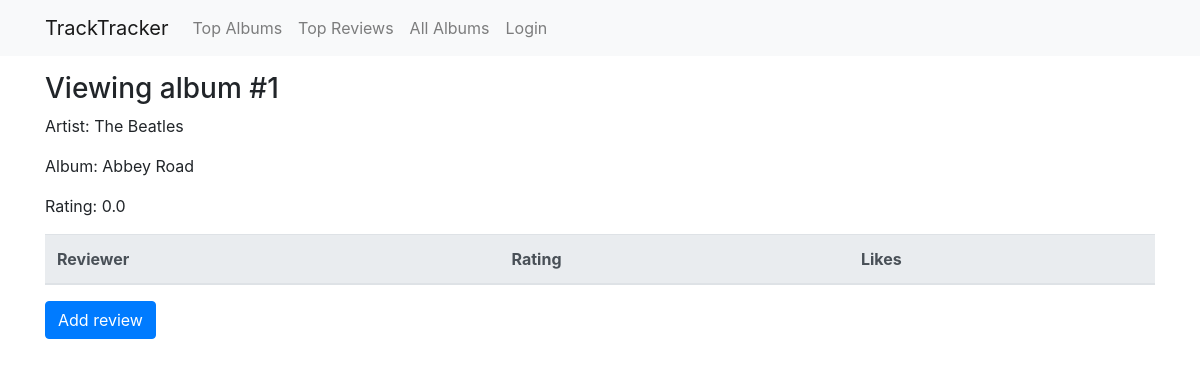
The app's page /album?id=1 with its own data.
### app/models.py (models this page shows, shortened)
class Album(db.Model):
    id = db.Column(db.Integer, primary_key=True)
    artist_id = db.Column(db.Integer, db.ForeignKey('artist.id'))
    name = db.Column(db.String(256), index=True)
    released = db.Column(db.Date)
    rating = db.Column(db.Float, default=0)
    genres = db.relationship('Genre', secondary=albumGenres)
    ratings = db.relationship('Rating', backref='album', lazy='dynamic')

class Artist(db.Model):
    id = db.Column(db.Integer, primary_key=True)
    name = db.Column(db.String(256), index=True)
    albums = db.relationship('Album', backref='artist', lazy='dynamic')

### app/views.py (the view)
@app.route('/album', methods=['GET', 'POST'])
def album():
    album_id = request.args.get('id')
    if ('rating' in request.form):
        return redirect('/add_rating?id=' + album_id)
    if not album_id:
        logging.error('Album not found!')
        album_id = 'N/A'
        album = False
    else:
        album = models.Album.query.filter_by(id=album_id)
        if album.first() is not None:
            album=album[0]
        else:
            album=False
    logging.info('Viewing album #{}'.format(album_id))
    return render_template('album.html',
                           title='View album #' + album_id,
                           album=album)

### app/templates/album.html (shortened to what this page needs)
{% extends "base.html" %}
{% block content %}
    {% if album %}
        <h3>Viewing album #{{ album.id }}</h3>
        <p>Artist: {{ album.artist.name }}</p>
        <p>Album: {{ album.name }}</p>
        <p>Rating: {{ album.rating }}</p>
        <table class="table">
            <thead class="thead-light">
                <tr>
                    <th>Reviewer</th>
                    <th>Rating</th>
                    <th>Likes</th>
                </tr>
            </thead>
        </table>
        <form action="" method="POST">
            <input class = "btn btn-primary mb-2" type="submit" value="Add review" name="rating">
        </form>
    {% else %}
        <h1>Album not found!</h1>
    {% endif %}
{% endblock %}

### records on screen
Album: id "1", name "Abbey Road", rating "0.0"
Artist: artist.name "The Beatles"
